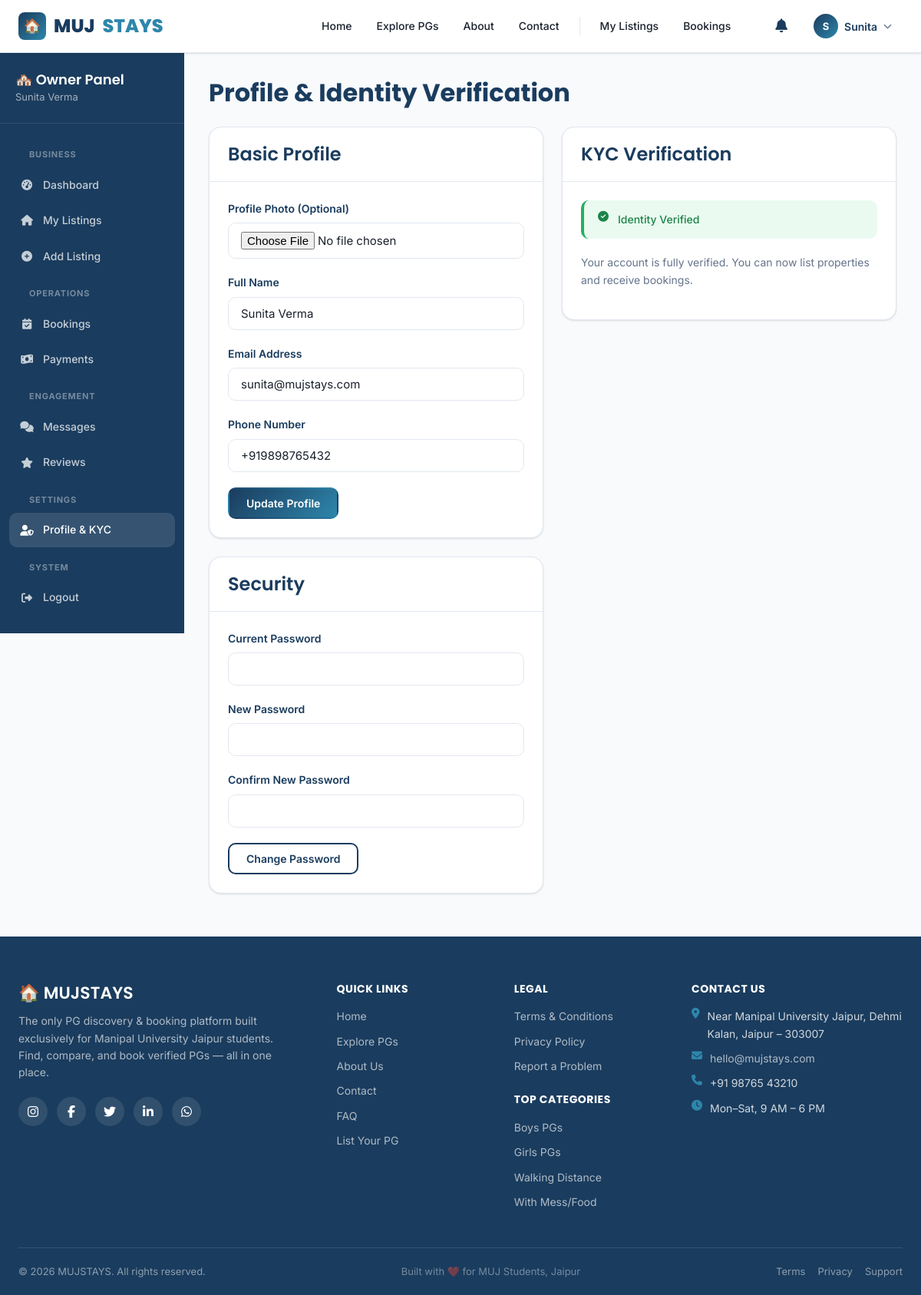
The app's page /owner/profile.php (signed in) with its own data.
### tables this page shows
CREATE TABLE `users` (
  `id` INT UNSIGNED NOT NULL AUTO_INCREMENT,
  `name` VARCHAR(100) NOT NULL,
  `email` VARCHAR(150) NOT NULL,
  `password_hash` VARCHAR(255) NOT NULL,
  `phone` VARCHAR(15) DEFAULT NULL,
  `role` ENUM('student', 'owner', 'admin') NOT NULL DEFAULT 'student',
  `gender` ENUM('male', 'female', 'other') DEFAULT NULL,
  `profile_photo` VARCHAR(300) DEFAULT NULL,
  `is_verified` TINYINT(1) DEFAULT 0,
  `is_kyc_verified` TINYINT(1) DEFAULT 0,
  `is_active` TINYINT(1) DEFAULT 1,
  `is_deleted` TINYINT(1) DEFAULT 0,
  `otp_code` VARCHAR(6) DEFAULT NULL,
  `otp_expires_at` DATETIME DEFAULT NULL,
  `login_attempts` INT DEFAULT 0,
  `locked_until` DATETIME DEFAULT NULL,
  `created_at` DATETIME DEFAULT CURRENT_TIMESTAMP,
  `updated_at` DATETIME DEFAULT NULL ON UPDATE CURRENT_TIMESTAMP,
  PRIMARY KEY (`id`),
  UNIQUE KEY `email` (`email`)
);

### owner/profile.php (the view, shortened to what this page needs)
<?php
require_once '../includes/db.php';
$uid = current_user_id();
$stmt = $pdo->prepare("SELECT * FROM users WHERE id = ?");
$stmt->execute([$uid]);
$user = $stmt->fetch();
$stmt = $pdo->prepare("SELECT * FROM kyc_documents WHERE owner_id = ? ORDER BY created_at DESC LIMIT 1");
$stmt->execute([$uid]);
$kyc = $stmt->fetch();
?>
<!DOCTYPE html>
<html lang="en">
<head>
    <link rel="stylesheet" href="<?= BASE_URL ?>/assets/css/style.css">
    <link rel="stylesheet" href="https://cdnjs.cloudflare.com/ajax/libs/font-awesome/6.5.0/css/all.min.css">
</head>
<body>
<?php require_once '../components/navbar.php'; ?>
<div class="dashboard-layout">
    <?php require_once '../components/sidebar.php'; ?>
    <div class="main-content">
        <h2 class="mb-24">Profile & Identity Verification</h2>
        <div class="row">
            <div style="flex: 1; min-width: 300px;">
                <div class="card mb-24">
                    <div class="card-header"><h3>Basic Profile</h3></div>
                    <div class="card-body">
                        <form method="POST" enctype="multipart/form-data">
                            <div class="form-group">
                                <label class="form-label">Profile Photo (Optional)</label>
                                <input type="file" name="profile_photo" class="form-control" accept="image/*">
                            </div>
                            <div class="form-group">
                                <label class="form-label">Full Name</label>
                                <input type="text" name="name" class="form-control" value="<?= htmlspecialchars($user['name']) ?>" required>
                            </div>
                            <div class="form-group">
                                <label class="form-label">Email Address</label>
                                <input type="email" class="form-control" value="<?= htmlspecialchars($user['email']) ?>" disabled>
                            </div>
                            <div class="form-group">
                                <label class="form-label">Phone Number</label>
                                <input type="text" name="phone" class="form-control" value="<?= htmlspecialchars($user['phone'] ?? '') ?>">
                            </div>
                            <button type="submit" name="update_profile" value="1" class="btn btn-primary">Update Profile</button>
                        </form>
                    </div>
                </div>
                <div class="card mb-24">
                    <div class="card-header"><h3>Security</h3></div>
                    <div class="card-body">
                        <form method="POST">
                            <div class="form-group">
                                <label class="form-label">Current Password</label>
                                <input type="password" name="current_password" class="form-control" required>
                            </div>
                            <div class="form-group">
                                <label class="form-label">New Password</label>
                                <input type="password" name="new_password" class="form-control" required>
                            </div>
                            <div class="form-group">
                                <label class="form-label">Confirm New Password</label>
                                <input type="password" name="confirm_password" class="form-control" required>
                            </div>
                            <button type="submit" name="change_password" value="1" class="btn btn-outline">Change Password</button>
                        </form>
                    </div>
                </div>
            </div>
            <div style="flex: 1; min-width: 300px;">
                <div class="card">
                    <div class="card-header"><h3>KYC Verification</h3></div>
                    <div class="card-body">
                        <?php if ($user['is_kyc_verified']): ?>
                            <div class="alert alert-success"><i class="fas fa-check-circle"></i> Identity Verified</div>
                            <p style="font-size: 14px;">Your account is fully verified. You can now list properties and receive bookings.</p>
                        <?php elseif ($kyc && $kyc['status'] === 'pending'): ?>
                            <div class="alert alert-warning"><i class="fas fa-clock"></i> Verification in Progress</div>
                            <p style="font-size: 14px;">Your document (<?= htmlspecialchars($kyc['doc_type']) ?>) is being reviewed by our team.</p>
                        <?php endif; ?>
                    </div>
                </div>
            </div>
        </div>
    </div>
</div>
<?php require_once '../components/footer.php'; ?>
</body>
</html>

### assets/css/style.css (style rules this page uses)
:root { --primary: #1A3C5E; --primary-d: #0f2540; --accent: #2E86AB; --accent-d: #1a6080; --success: #27AE60; --warning: #F39C12; --danger: #E74C3C; --info: #3498DB; --bg: #F8FAFC; --bg2: #EEF2F7; --card-bg: #FFFFFF; --border: #E2E8F0; --text: #1A202C; --text-muted: #64748B; --text-light: #94A3B8; --shadow-sm: 0 1px 3px rgba(0,0,0,.08), 0 1px 2px rgba(0,0,0,.05); --shadow: 0 4px 16px rgba(0,0,0,.1); --shadow-lg: 0 10px 40px rgba(0,0,0,.14); --radius: 10px; --radius-lg: 16px; --transition: all .25s cubic-bezier(.4,0,.2,1); --font-body: 'Inter', sans-serif; --font-head: 'Poppins', sans-serif; }
*, *::before, *::after { box-sizing: border-box; margin: 0; padding: 0; }
html { scroll-behavior: smooth; }
body { font-family: var(--font-body); font-size: 16px; color: var(--text); background: var(--bg); line-height: 1.6; min-height: 100vh; overflow-x: hidden; }
h1,h2,h3,h4,h5,h6 { font-family: var(--font-head); line-height: 1.25; color: var(--primary); }
h2 { font-size: 2rem; font-weight: 700; }
h3 { font-size: 1.5rem; font-weight: 600; }
p { color: var(--text-muted); margin-bottom: 1rem; }
.row { display: flex; flex-wrap: wrap; gap: 24px; }
.mb-24 { margin-bottom: 24px; }
.btn { display: inline-flex; align-items: center; justify-content: center; gap: 8px; padding: 10px 22px; border-radius: var(--radius); font-size: 14px; font-weight: 600; cursor: pointer; transition: var(--transition); border: 2px solid transparent; font-family: var(--font-body); white-space: nowrap; text-decoration: none !important; }
.btn-primary { background: linear-gradient(135deg, var(--primary), var(--accent)); color: #fff !important; border-color: transparent; }
.btn-outline { background: transparent; color: var(--primary) !important; border-color: var(--primary); }
.card { background: var(--card-bg); border-radius: var(--radius-lg); border: 1px solid var(--border); box-shadow: var(--shadow-sm); transition: var(--transition); overflow: hidden; }
.card-body { padding: 24px; }
.card-header { padding: 20px 24px; border-bottom: 1px solid var(--border); }
.form-group { margin-bottom: 20px; }
.form-label { display: block; margin-bottom: 7px; font-size: 14px; font-weight: 600; color: var(--primary); }
.form-control, .form-select { width: 100%; padding: 11px 16px; font-size: 15px; border: 1.5px solid var(--border); border-radius: var(--radius); background: #fff; color: var(--text); transition: var(--transition); font-family: var(--font-body); outline: none; }
.form-control::placeholder { color: var(--text-light); }
.alert { padding: 14px 18px; border-radius: var(--radius); margin-bottom: 20px; display: flex; align-items: flex-start; gap: 12px; font-size: 14px; font-weight: 500; border-left: 4px solid; }
.alert-success { background: #EAFAF1; color: #1D8348; border-color: var(--success); }
.dashboard-layout { display: grid; grid-template-columns: 240px 1fr; gap: 0; min-height: calc(100vh - 68px); }
.main-content { padding: 32px; background: var(--bg); }

### records on screen
users: name "Sunita Verma", email "sunita@mujstays.com", phone "+919898765432"

### other values on screen
mb_substr($user_name, 0, 1) "S"
explode(' ', $user_name)[0] "Sunita"
$user_name "Sunita Verma"
